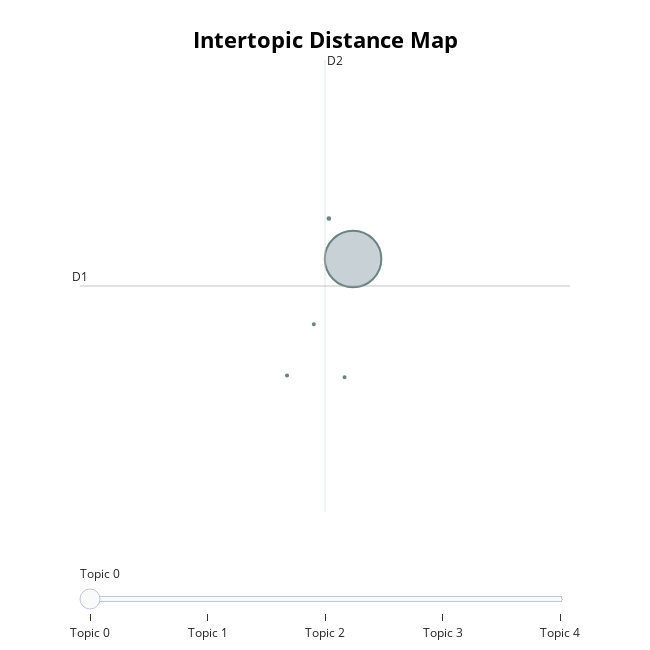

This figure's notebook cell:
### Code cell
en_de_model.visualize_topics()

### Figure 1 — Plotly figure (JSON) as saved in the notebook; plotly's stock layout.template omitted (floating-point values rounded to 4 significant figures)
{"data": [{"customdata": [[0, "not | here | position | see | most", 11521], [1, "migrants | migrant | migration | microbe | transport", 25], [2, "union | unionise | unionists | gewerkschaft | situation", 16], [3, "phase | phases | eichhorn | these | see", 14], [4, "storm | shitstorm | pandemie | hlleitung | norm", 14]], "hovertemplate": "<b>Topic %{customdata[0]}</b><br>%{customdata[1]}<br>Size: %{customdata[2]}", "legendgroup": "", "marker": {"color": "#B0BEC5", "line": {"color": "DarkSlateGrey", "width": 2}, "size": [11521, 25, 16, 14, 14], "sizemode": "area", "sizeref": 7.201, "symbol": "circle"}, "mode": "markers", "name": "", "orientation": "v", "showlegend": false, "type": "scatter", "x": [27.22, 26.77, 25.98, 26.48, 27.06], "xaxis": "x", "y": [11.88, 12.35, 10.52, 11.12, 10.5], "yaxis": "y"}], "layout": {"annotations": [{"showarrow": false, "text": "D1", "x": 22.08, "y": 11.56, "yshift": 10}, {"showarrow": false, "text": "D2", "x": 26.7, "xshift": 10, "y": 14.2}], "height": 650, "hoverlabel": {"bgcolor": "white", "font": {"family": "Rockwell", "size": 16}}, "legend": {"itemsizing": "constant", "tracegroupgap": 0}, "margin": {"t": 60}, "shapes": [{"line": {"color": "#CFD8DC", "width": 2}, "type": "line", "x0": 26.7, "x1": 26.7, "y0": 8.921, "y1": 14.2}, {"line": {"color": "#9E9E9E", "width": 2}, "type": "line", "x0": 22.08, "x1": 31.31, "y0": 11.56, "y1": 11.56}], "sliders": [{"active": 0, "pad": {"t": 50}, "steps": [{"args": [{"marker.color": [["red", "#B0BEC5", "#B0BEC5", "#B0BEC5", "#B0BEC5"]]}], "label": "Topic 0", "method": "update"}, {"args": [{"marker.color": [["#B0BEC5", "red", "#B0BEC5", "#B0BEC5", "#B0BEC5"]]}], "label": "Topic 1", "method": "update"}, {"args": [{"marker.color": [["#B0BEC5", "#B0BEC5", "red", "#B0BEC5", "#B0BEC5"]]}], "label": "Topic 2", "method": "update"}, {"args": [{"marker.color": [["#B0BEC5", "#B0BEC5", "#B0BEC5", "red", "#B0BEC5"]]}], "label": "Topic 3", "method": "update"}, {"args": [{"marker.color": [["#B0BEC5", "#B0BEC5", "#B0BEC5", "#B0BEC5", "red"]]}], "label": "Topic 4", "method": "update"}]}], "title": {"font": {"color": "Black", "size": 22}, "text": "<b>Intertopic Distance Map</b>", "x": 0.5, "xanchor": "center", "y": 0.95, "yanchor": "top"}, "width": 650, "xaxis": {"anchor": "y", "domain": [0, 1], "range": [22.08, 31.31], "title": {"text": ""}, "visible": false}, "yaxis": {"anchor": "x", "domain": [0, 1], "range": [8.921, 14.2], "title": {"text": ""}, "visible": false}}}
